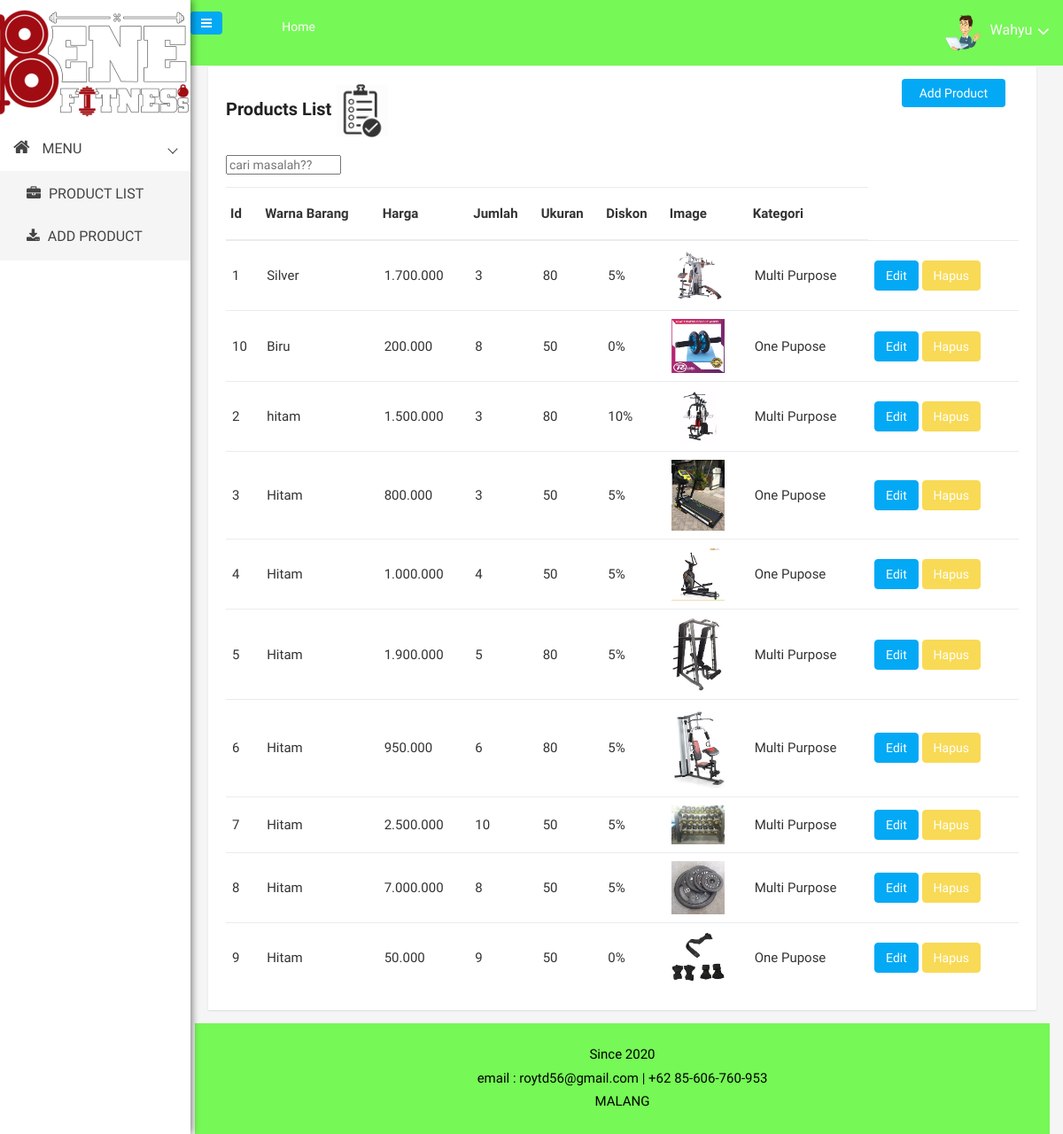
The page /index2.php?isi=product (signed in) on the database its author committed.
### tables this page shows
CREATE TABLE `product_edit` (
  `id_barang` varchar(50) NOT NULL,
  `warna_barang` varchar(50) DEFAULT NULL,
  `harga` varchar(15) DEFAULT NULL,
  `jumlah` int(11) DEFAULT NULL,
  `ukuran` int(100) DEFAULT NULL,
  `diskon` varchar(4) DEFAULT NULL,
  `gambar` varchar(50) DEFAULT NULL,
  `kategori` enum('One Pupose','Multi Purpose') DEFAULT NULL
);

### content/satu.php (the view, shortened to what this page needs)
				<div class="product-status-wrap">
						<h4>Products List <img class="main-logo" src="img/logo/list.png" alt="" /></h4>
<form action="" method="POST">
       <input type="text" name="keyword" size="30" autofocus placeholder="cari masalah??" autocomplete="off">
   </form>
                           <div class="add-product">
                               <a href="index2.php?isi=add-product">Add Product</a>
						</div>
                           <table>
                                   <th>Id</th>
                                   <th>Warna Barang</th>
								<th>Harga</th>
								<th>Jumlah</th>
                                   <th>Ukuran</th>
								<th>Diskon</th>
								<th>Image</th>
                                   <th>Kategori</th>
							<?php
							include "function.php";
							$tampilkan = mysqli_query($koneksi,"SELECT * FROM product_edit");
							while($r = mysqli_fetch_array($tampilkan)){
							?>
                               <tr>
                                   <td><?php echo $r['id_barang']?></td>
                                   <td><?php echo $r['warna_barang']?></td>
								<td><?php echo $r['harga']?></td>
								<td><?php echo $r['jumlah']?></td>
								<td><?php echo $r['ukuran']?></td>
								<td><?php echo $r['diskon']?></td>
							    <td><img src="img/<?php echo $r['gambar'];?>" height="50"></td>
								<td><?php echo $r['kategori']?></td>
                                  <td>
									<a href="index2.php?isi=edit-product&id=<?php echo $r['id_barang'];?>"class="btn btn-warning">Edit</a>
									<a href='delete.php?id=<?php echo $r['id_barang'];?>' onclick="return confirm('apakah anda akan menghapus data ?')"class="btn btn-danger">Hapus</td>
									<?php
									}
									?>
                               </tr>
					</table>
					</div>

### css/main.css (style rules this page uses)
html { color: #222; font-size: 1em; line-height: 1.4; }
audio, canvas, iframe, img, svg, video { vertical-align: middle; }

### gaya.css (style rules this page uses)
html, body { height: 100%; font-family: 'Play', sans-serif;font-weight:400;background:#f5f5f5; }
img { max-width:100%;height:auto }
h1, h2, h3, h4, h5, h6 { margin: 0 0 10px; font-weight:700; }
a { transition: all 0.3s ease 0s;text-decoration:none; }
a:visited, a:link, a:active { text-decoration: none; }
.product-sales-chart, .analytics-info-cs, .tranffic-als-inner, .analytics-rounded, .single-new-trend, .personal-info-wrap, .author-widgets-single, .calender-inner, .product-status-wrap, .review-tab-pro-inner, .income-dashone-total, .analytics-adminpro-wrap, .analytics-sparkle-line, .analysis-progrebar, .sparkline8-list, .sparkline9-list, .sparkline7-list, .sparkline10-list, .sparkline12-list, .sparkline13-list, .sparkline14-list, .sparkline13-list, .sparkline11-list, .x-editable-list, .code-editor-single, .blog-details-inner, .charts-single-pro, .about-sparkline, .sparkline-list, .button-ad-wrap, .tab-content-details, .sparkline16-list, .sparkline15-list, .tinymce-single { padding:20px; background:#fff; -webkit-box-shadow: 0px 1px 2px 0px rgba(0, 0, 0, 0.1); box-shadow: 0px 1px 2px 0px rgba(0, 0, 0, 0.1); }
.add-product a { float: right; position: absolute; top: 14px; right: 50px; background: -webkit-linear-gradient(178deg, #03a9f4 0%, #03a9f4 100%); background: linear-gradient(178deg, #03a9f4 0%, #03a9f4 100%); padding: 6px 20px; color: #fff; border-radius: 4px; }
.product-status-wrap h4 { font-size: 20px; color: #222; margin-bottom: 20px; }
.product-status-wrap table { width: 100%; }
.product-status-wrap table th { padding: 20px 5px; vertical-align: top; border-top: 1px solid #e9ecef; }
.product-status-wrap table th { vertical-align: bottom; border-bottom: 2px solid #e9ecef; }
.product-status-wrap th, .product-status-wrap td { padding: 10px; text-align: left; font-size: 15px; }
.product-status-wrap table td { padding: 9px 7px; border-top: 1px solid #e9ecef; }
.product-status-wrap img { width: 60px; }

### content/satu.php (style rules this page uses)
input[type=text] { width: 130px; -webkit-transition: width 0.4s ease-in-out; transition: width 0.4s ease-in-out; }

### rows shown on the page
product_edit: id_barang "1", warna_barang "Silver", harga "1.700.000", jumlah "3", ukuran "80", diskon "5%", gambar (picture), kategori "Multi Purpose"
product_edit: id_barang "10", warna_barang "Biru", harga "200.000", jumlah "8", ukuran "50", diskon "0%", gambar (picture), kategori "One Pupose"
product_edit: id_barang "2", warna_barang "hitam", harga "1.500.000", jumlah "3", ukuran "80", diskon "10%", gambar (picture), kategori "Multi Purpose"
product_edit: id_barang "3", warna_barang "Hitam", harga "800.000", jumlah "3", ukuran "50", diskon "5%", gambar (picture), kategori "One Pupose"
product_edit: id_barang "4", warna_barang "Hitam", harga "1.000.000", jumlah "4", ukuran "50", diskon "5%", gambar (picture), kategori "One Pupose"
product_edit: id_barang "5", warna_barang "Hitam", harga "1.900.000", jumlah "5", ukuran "80", diskon "5%", gambar (picture), kategori "Multi Purpose"
product_edit: id_barang "6", warna_barang "Hitam", harga "950.000", jumlah "6", ukuran "80", diskon "5%", gambar (picture), kategori "Multi Purpose"
product_edit: id_barang "7", warna_barang "Hitam", harga "2.500.000", jumlah "10", ukuran "50", diskon "5%", gambar (picture), kategori "Multi Purpose"
product_edit: id_barang "8", warna_barang "Hitam", harga "7.000.000", jumlah "8", ukuran "50", diskon "5%", gambar (picture), kategori "Multi Purpose"
product_edit: id_barang "9", warna_barang "Hitam", harga "50.000", jumlah "9", ukuran "50", diskon "0%", gambar (picture), kategori "One Pupose"

### other values the page prints
$_SESSION['username'] "Wahyu"
